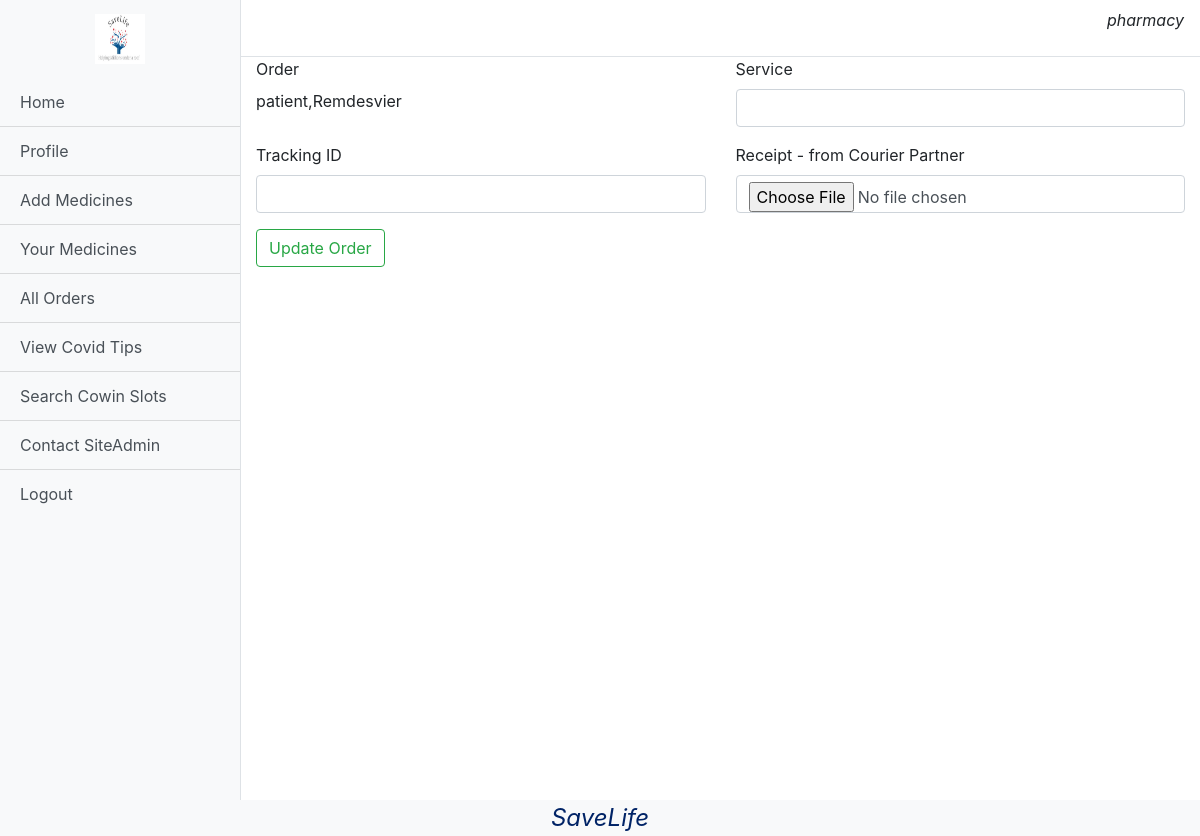
Page /pharmacy/shipment/7 (signed in) on the committed database.
### base/models.py (models this page shows, shortened)
class User(AbstractUser):
    type = models.CharField(max_length=10,choices=(("Patient","Patient"),("Doctor","Doctor"),("Donor","Donor"),("Pharmacy","Pharmacy")))

### pharmacy/models.py (models this page shows)
class Order(models.Model):
    medicine = models.ForeignKey(Medicine,on_delete=models.SET_NULL,null=True)
    ordered_by = models.ForeignKey(User,related_name='ordered_by',on_delete=models.DO_NOTHING)
    ordered_to = models.ForeignKey(User,related_name='ordered_to',on_delete=models.DO_NOTHING)
    ordered_date = models.DateTimeField(auto_now_add=True)
    status = models.CharField(max_length=15,choices=(('Cancelled','Cancelled'),('Pending','Pending'),('Accepted','Accepted'),('Rejected','Rejected'),('Shipped','Shipped')))
    tracking_id = models.CharField(max_length=500,blank=True,null=True)
    service = models.CharField(max_length=250,blank=True,null=True)
    receipt = models.ImageField(upload_to='orders',blank=True,null=True)
    billing = models.ForeignKey(Bill,on_delete=models.SET_NULL,null=True)

class Medicine(models.Model):
    name = models.CharField(max_length=2048)
    image = models.ImageField(upload_to='medicines')
    description = models.CharField(max_length=2048)
    cost = models.IntegerField()
    expiry_date = models.DateField()
    expected_delivery = models.IntegerField()
    user = models.ForeignKey(User,on_delete=models.CASCADE)

### pharmacy/views.py (the view, shortened to what this page needs)
# urls.py: path('shipment/<int:oid>',views.shipment,name="shipment"),
def shipment(request,oid):
    if request.user.type!="Pharmacy":
        storage = messages.get_messages(request)
        storage.used = True
        messages.info(request,'Not Allowed. Please Re-Login')
        return redirect('/')
    obj = Order.objects.get(id=oid)
    return render(request,"Pharmacy/updateOrder.html",{'obj':obj})

### templates/Pharmacy/updateOrder.html (shortened to what this page needs)
{%extends "Pharmacy/dashboard.html"%}
{%block content%}
<form action="/pharmacy/shipment/{{obj.id}}" method="POST" enctype="multipart/form-data">
    <div class="row">
        <div class="col-sm">
            <div class="form-group">
                <label for="medicine_by">Order</label>
                <p>{{obj.ordered_by.first_name}},{{obj.medicine.name}}</p>
            </div>
        </div>
        <div class="col-sm">
            <div class="form-group">
                <label for="service">Service</label>
                <input type="text" name="service" id="service" class="form-control" required>
            </div>
        </div>
    </div>
    <div class="row">
        <div class="col-sm">
            <div class="form-group">
                <label for="tracking_id">Tracking ID</label>
                <input type="text" name="tracking_id" id="tracking_id" class="form-control" required>
            </div>
        </div>
        <div class="col-sm">
            <div class="form-group">
                <label for="receipt">Receipt - from Courier Partner</label>
                <input type="file" name="receipt" id="receipt" class="form-control" required>
            </div>
        </div>
    </div>
    <input type="submit" value="Update Order" class="btn btn-outline-success">
</form>
{%endblock%}

### templates/Pharmacy/dashboard.html (shortened to what this page needs)
{%load static%}
{% load google_translate %}
<!DOCTYPE html>
<html lang="en">
<head>
    <link rel="stylesheet" href="https://cdn.jsdelivr.net/npm/bootstrap@4.5.3/dist/css/bootstrap.min.css">
    <link rel="stylesheet" href="{% static 'css/dashboard.css' %}">
</head>
<body>
  <div class="d-flex" id="wrapper">
    <div class="bg-light border-right" id="sidebar-wrapper">
      <div class="sidebar-heading"><center><img src="{% static 'images/logo.jpg' %}" width="50px" height="50px"></center></div>
      <div class="list-group list-group-flush">
        <a href="/dashboard" class="list-group-item list-group-item-action bg-light">Home</a>
        <a href="/addProfile" class="list-group-item list-group-item-action bg-light">Profile</a>
        <a href="/pharmacy/addMedicine" class="list-group-item list-group-item-action bg-light">Add Medicines</a>
        <a href="/pharmacy/yourMedicine" class="list-group-item list-group-item-action bg-light">Your Medicines</a>
        <a href="/pharmacy/yourOrders" class="list-group-item list-group-item-action bg-light">All Orders</a>
        <a href="/covidTips" class="list-group-item list-group-item-action bg-light">View Covid Tips</a>
        <a href="/cowinSlot" class="list-group-item list-group-item-action bg-light">Search Cowin Slots</a>
        <a href="/contactAdmin" class="list-group-item list-group-item-action bg-light">Contact SiteAdmin</a>
        <a href="/logout" class="list-group-item list-group-item-action bg-light">Logout</a>
      </div>
    </div>
    <div id="page-content-wrapper">
      <nav class="navbar navbar-expand-lg navbar-light bg-transparent border-bottom">
        <button class="btn btn-link" id="menu-toggle"></button>
        <p class="justify-content-end ml-auto" style="font-style: oblique;">{% google_translate type='vertical' language='en' %} {{request.user.username}}</p>
      </nav>
      <div class="container-fluid">
            {%block content%}
            {%endblock%}
      </div>
    </div>
  </div>
  <div class="footer obq bg-light">
    SaveLife
</div>
</body>
</html>

### static/css/dashboard.css (style rules this page uses)
#wrapper { overflow-x: hidden; }
#sidebar-wrapper { min-height: 100vh; margin-left: -15rem; -webkit-transition: margin .25s ease-out; -moz-transition: margin .25s ease-out; -o-transition: margin .25s ease-out; transition: margin .25s ease-out; }
.footer { font-weight: 400; font-size: 1.3em; left: 0; bottom: 0; width: 100%; color: #002366; text-align: center; }
#sidebar-wrapper .sidebar-heading { padding: 0.875rem 1.25rem; font-size: 1.2rem; }
#sidebar-wrapper .list-group { width: 15rem; }
#page-content-wrapper { min-width: 100vw; }
@media (min-width: 768px) { #sidebar-wrapper { margin-left: 0; } }
@media (min-width: 768px) { #page-content-wrapper { min-width: 0; width: 100%; } }
.obq { font-style: oblique; font-size: 1.5em; text-align:center; }

### rows in the picture
User: user.username "pharmacy"
Order: ordered_by.first_name "patient", medicine.name "Remdesvier"
